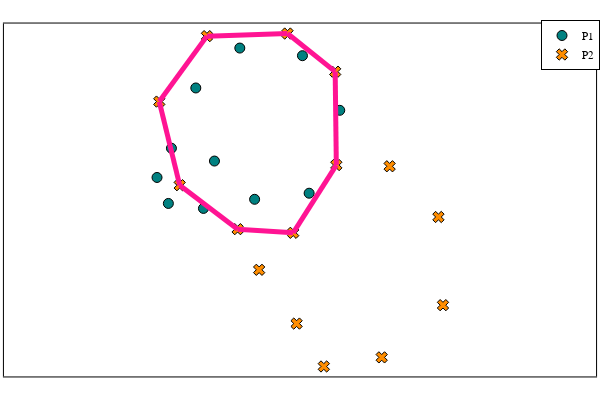

Notebook code cell kept with this figure:
### Code cell
plot_cycle(P1, P2, cycle = cr_P2_P1; aspect_ratio = :equal, cycle_loc = "Q", P_label = "P1", Q_label = "P2")

### Figure 1 — Plotly figure (JSON) as saved in the notebook; plotly's stock layout.template omitted (floating-point values rounded to 4 significant figures)
{"data": [{"colorbar": {"title": ""}, "legendgroup": "P1", "marker": {"color": "rgba(0, 129, 129, 1.000)", "line": {"color": "rgba(0, 0, 0, 1.000)", "width": 1}, "size": 10, "symbol": "circle"}, "mode": "markers", "name": "P1", "showlegend": true, "type": "scatter", "x": [0.08452, 0.2172, 0.2588, 0.3186, 0.4565, 0.7972, 0.8337, 1.0, 0.537, 0.0679, 0.006173], "xaxis": "x1", "y": [0.2634, 0.6276, -0.1005, 0.1859, 0.8687, 0.8226, -0.008575, 0.4925, -0.04538, -0.07045, 0.08656], "yaxis": "y1", "zmax": null, "zmin": null}, {"colorbar": {"title": ""}, "legendgroup": "P2", "marker": {"color": "rgba(255, 141, 0, 1.000)", "line": {"color": "rgba(0, 0, 0, 1.000)", "width": 1}, "size": 10, "symbol": "x"}, "mode": "markers", "name": "P2", "showlegend": true, "type": "scatter", "x": [0.01852, 0.1296, 0.4444, 0.7469, 0.2778, 0.716, 0.9753, 0.9815, 0.5617, 0.7654, 1.228, 1.562, 1.537, 1.272, 0.9136], "xaxis": "x1", "y": [0.5452, 0.03972, -0.2259, -0.2479, 0.9408, 0.9566, 0.7261, 0.1616, -0.4715, -0.7965, -1.001, -0.6853, -0.1522, 0.1542, -1.056], "yaxis": "y1", "zmax": null, "zmin": null}, {"colorbar": {"title": ""}, "legendgroup": "", "line": {"color": "rgba(255, 20, 147, 1.000)", "dash": "solid", "shape": "linear", "width": 5}, "mode": "lines", "name": "", "showlegend": false, "type": "scatter", "x": [0.2778, 0.716], "xaxis": "x1", "y": [0.9408, 0.9566], "yaxis": "y1", "zmax": null, "zmin": null}, {"colorbar": {"title": ""}, "legendgroup": "", "line": {"color": "rgba(255, 20, 147, 1.000)", "dash": "solid", "shape": "linear", "width": 5}, "mode": "lines", "name": "", "showlegend": false, "type": "scatter", "x": [0.716, 0.9753], "xaxis": "x1", "y": [0.9566, 0.7261], "yaxis": "y1", "zmax": null, "zmin": null}, {"colorbar": {"title": ""}, "legendgroup": "", "line": {"color": "rgba(255, 20, 147, 1.000)", "dash": "solid", "shape": "linear", "width": 5}, "mode": "lines", "name": "", "showlegend": false, "type": "scatter", "x": [0.1296, 0.4444], "xaxis": "x1", "y": [0.03972, -0.2259], "yaxis": "y1", "zmax": null, "zmin": null}, {"colorbar": {"title": ""}, "legendgroup": "", "line": {"color": "rgba(255, 20, 147, 1.000)", "dash": "solid", "shape": "linear", "width": 5}, "mode": "lines", "name": "", "showlegend": false, "type": "scatter", "x": [0.01852, 0.1296], "xaxis": "x1", "y": [0.5452, 0.03972], "yaxis": "y1", "zmax": null, "zmin": null}, {"colorbar": {"title": ""}, "legendgroup": "", "line": {"color": "rgba(255, 20, 147, 1.000)", "dash": "solid", "shape": "linear", "width": 5}, "mode": "lines", "name": "", "showlegend": false, "type": "scatter", "x": [0.7469, 0.9815], "xaxis": "x1", "y": [-0.2479, 0.1616], "yaxis": "y1", "zmax": null, "zmin": null}, {"colorbar": {"title": ""}, "legendgroup": "", "line": {"color": "rgba(255, 20, 147, 1.000)", "dash": "solid", "shape": "linear", "width": 5}, "mode": "lines", "name": "", "showlegend": false, "type": "scatter", "x": [0.01852, 0.2778], "xaxis": "x1", "y": [0.5452, 0.9408], "yaxis": "y1", "zmax": null, "zmin": null}, {"colorbar": {"title": ""}, "legendgroup": "", "line": {"color": "rgba(255, 20, 147, 1.000)", "dash": "solid", "shape": "linear", "width": 5}, "mode": "lines", "name": "", "showlegend": false, "type": "scatter", "x": [0.4444, 0.7469], "xaxis": "x1", "y": [-0.2259, -0.2479], "yaxis": "y1", "zmax": null, "zmin": null}, {"colorbar": {"title": ""}, "legendgroup": "", "line": {"color": "rgba(255, 20, 147, 1.000)", "dash": "solid", "shape": "linear", "width": 5}, "mode": "lines", "name": "", "showlegend": false, "type": "scatter", "x": [0.9753, 0.9815], "xaxis": "x1", "y": [0.7261, 0.1616], "yaxis": "y1", "zmax": null, "zmin": null}], "layout": {"annotations": [], "height": 400, "legend": {"bgcolor": "rgba(255, 255, 255, 1.000)", "bordercolor": "rgba(0, 0, 0, 1.000)", "borderwidth": 1, "font": {"color": "rgba(0, 0, 0, 1.000)", "family": "sans-serif", "size": 11}, "tracegroupgap": 0, "traceorder": "normal", "x": 1, "xanchor": "auto", "y": 1, "yanchor": "auto"}, "margin": {"b": 20, "l": 0, "r": 0, "t": 20}, "paper_bgcolor": "rgba(255, 255, 255, 1.000)", "plot_bgcolor": "rgba(255, 255, 255, 1.000)", "showlegend": true, "width": 600, "xaxis": {"anchor": "y1", "domain": [0.006562, 0.9934], "gridcolor": "rgba(0, 0, 0, 0.100)", "gridwidth": 0.5, "linecolor": "rgba(0, 0, 0, 1.000)", "mirror": true, "range": [-0.8266, 2.394], "showgrid": true, "showline": true, "showticklabels": true, "tickangle": 0, "tickcolor": "rgb(0, 0, 0)", "tickfont": {"color": "rgba(0, 0, 0, 1.000)", "family": "sans-serif", "size": 11}, "tickmode": "array", "ticks": "inside", "ticktext": [], "tickvals": [], "title": "", "titlefont": {"color": "rgba(0, 0, 0, 1.000)", "family": "sans-serif", "size": 15}, "type": "-", "visible": true, "zeroline": false, "zerolinecolor": "rgba(0, 0, 0, 1.000)"}, "yaxis": {"anchor": "x1", "domain": [0.009843, 0.9902], "gridcolor": "rgba(0, 0, 0, 0.100)", "gridwidth": 0.5, "linecolor": "rgba(0, 0, 0, 1.000)", "mirror": true, "range": [-1.116, 1.017], "showgrid": true, "showline": true, "showticklabels": true, "tickangle": 0, "tickcolor": "rgb(0, 0, 0)", "tickfont": {"color": "rgba(0, 0, 0, 1.000)", "family": "sans-serif", "size": 11}, "tickmode": "array", "ticks": "inside", "ticktext": [], "tickvals": [], "title": "", "titlefont": {"color": "rgba(0, 0, 0, 1.000)", "family": "sans-serif", "size": 15}, "type": "-", "visible": true, "zeroline": false, "zerolinecolor": "rgba(0, 0, 0, 1.000)"}}}
